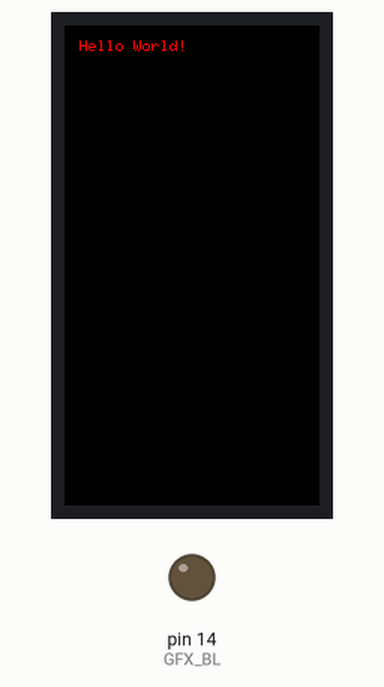
Recording of a sketch running on a simulated Arduino Nano, built with avr-gcc and run on an emulated ATmega328P. On the bench: 170×320 colour display, output pins drawn as LEDs (lit = HIGH). Random numbers use the default seed unless the sketch sets one; what the sketch prints to the serial monitor is not drawn.

Above: at 0.2 s.
At 5.2 s:
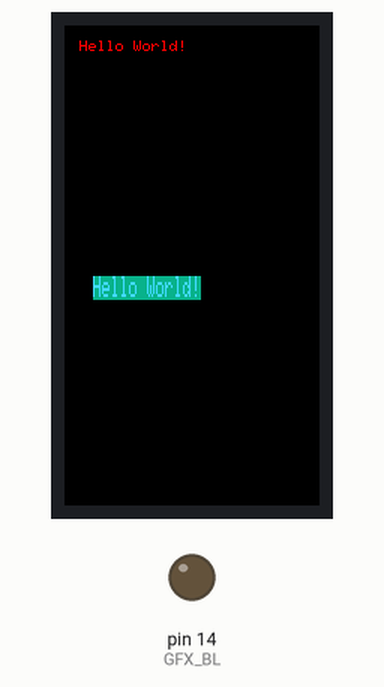
At 13.3 s:
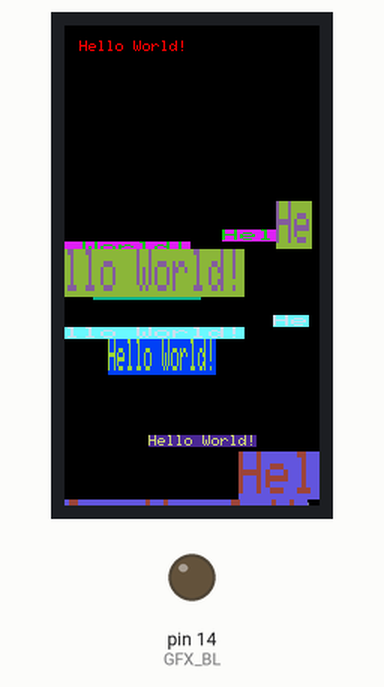
At 21.3 s:
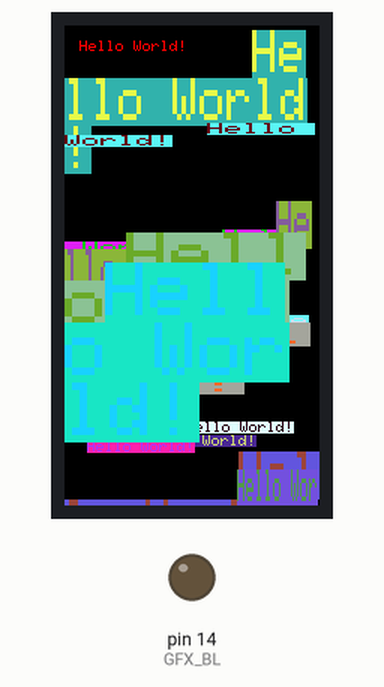
At 29.4 s:
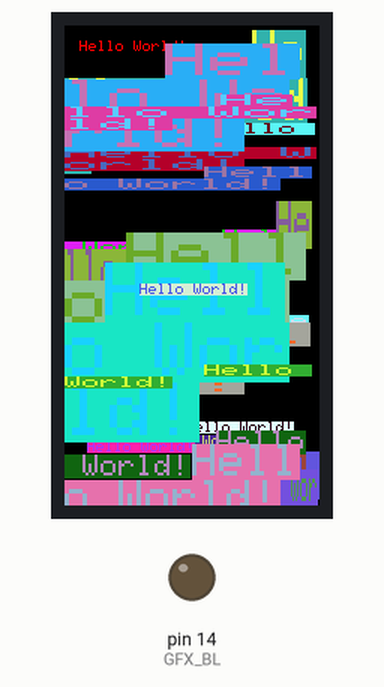
At 38.4 s:
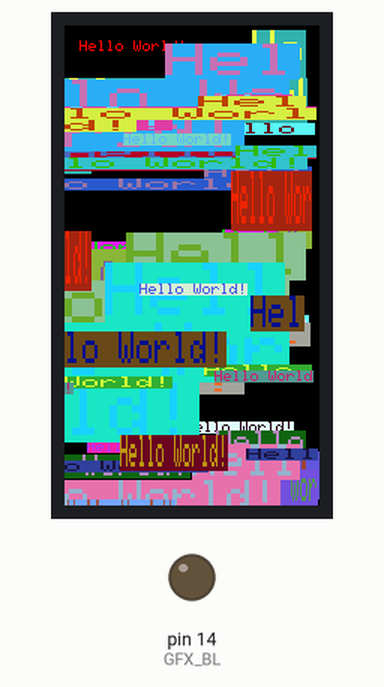

The sketch:

07_Hello_World_GFX.ino
```cpp
/*******************************************************************************
 * Start of Arduino_GFX setting
 *
 * Arduino_GFX try to find the settings depends on selected board in Arduino IDE
 * Or you can define the display dev kit not in the board list
 * Defalult pin list for non display dev kit:
 * Arduino Nano, Micro and more: CS:  9, DC:  8, RST:  7, BL:  6, SCK: 13, MOSI: 11, MISO: 12
 * ESP32 various dev board     : CS:  5, DC: 27, RST: 33, BL: 22, SCK: 18, MOSI: 23, MISO: nil
 * ESP32-C3 various dev board  : CS:  7, DC:  2, RST:  1, BL:  3, SCK:  4, MOSI:  6, MISO: nil
 * ESP32-S2 various dev board  : CS: 34, DC: 38, RST: 33, BL: 21, SCK: 36, MOSI: 35, MISO: nil
 * ESP32-S3 various dev board  : CS: 40, DC: 41, RST: 42, BL: 48, SCK: 36, MOSI: 35, MISO: nil
 * ESP8266 various dev board   : CS: 15, DC:  4, RST:  2, BL:  5, SCK: 14, MOSI: 13, MISO: 12
 * Raspberry Pi Pico dev board : CS: 17, DC: 27, RST: 26, BL: 28, SCK: 18, MOSI: 19, MISO: 16
 * RTL8720 BW16 old patch core : CS: 18, DC: 17, RST:  2, BL: 23, SCK: 19, MOSI: 21, MISO: 20
 * RTL8720_BW16 Official core  : CS:  9, DC:  8, RST:  6, BL:  3, SCK: 10, MOSI: 12, MISO: 11
 * RTL8722 dev board           : CS: 18, DC: 17, RST: 22, BL: 23, SCK: 13, MOSI: 11, MISO: 12
 * RTL8722_mini dev board      : CS: 12, DC: 14, RST: 15, BL: 13, SCK: 11, MOSI:  9, MISO: 10
 * Seeeduino XIAO dev board    : CS:  3, DC:  2, RST:  1, BL:  0, SCK:  8, MOSI: 10, MISO:  9
 * Teensy 4.1 dev board        : CS: 39, DC: 41, RST: 40, BL: 22, SCK: 13, MOSI: 11, MISO: 12
 ******************************************************************************/
#include <Arduino_GFX_Library.h>

#define GFX_BL 14 // default backlight pin, you may replace DF_GFX_BL to actual backlight pin

Arduino_DataBus *bus = new Arduino_HWSPI(11 /* DC */, 12 /* CS */, 10 /* SCK */, 13 /* MOSI */);
Arduino_GFX *gfx = new Arduino_ST7789(bus, 9 /* RST */,0 /*rotation*/,0/*IPS屏*/,170/*w*/,320/*h*/,35/*起始列偏移（左边）*/,0/*起始行偏移（上边）*/,35/*结束列偏移（右边）*/,0/*结束行偏移（下边）*/);

void setup(void)
{
  Serial.begin(115200);
  // Serial.setDebugOutput(true);
  // while(!Serial);
  Serial.println("Arduino_GFX Hello World example");

#ifdef GFX_EXTRA_PRE_INIT
  GFX_EXTRA_PRE_INIT();
#endif

  // Init Display
  if (!gfx->begin())
  {
    Serial.println("gfx->begin() failed!");
  }
  gfx->fillScreen(BLACK);

#ifdef GFX_BL
  pinMode(GFX_BL, OUTPUT);
  digitalWrite(GFX_BL, LOW);
#endif

  gfx->setCursor(10, 10);
  gfx->setTextColor(RED);
  gfx->println("Hello World!");
  printf("w:%d,h:%d\n",gfx->width(),gfx->height());
  delay(5000); // 5 seconds
}

void loop()
{
  gfx->setCursor(random(gfx->width()), random(gfx->height()));
  gfx->setTextColor(random(0xffff), random(0xffff));
  gfx->setTextSize(random(6) /* x scale */, random(6) /* y scale */, random(2) /* pixel_margin */);
  gfx->println("Hello World!");

  delay(1000); // 1 second
}
```

Measured:
- what the display in image 1 shows lasts 1.0 s, from 5.2 s to 6.2 s
